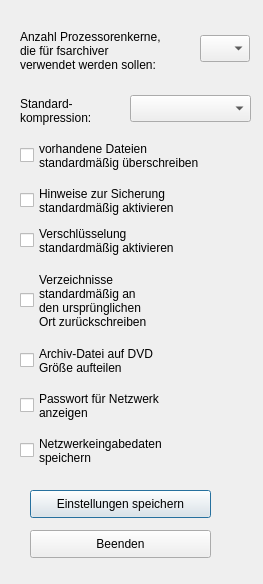
<?xml version="1.0" encoding="UTF-8"?>
<ui version="4.0">
 <class>setting_dialog</class>
 <widget class="QDialog" name="setting_dialog">
  <property name="geometry">
   <rect>
    <x>0</x>
    <y>0</y>
    <width>263</width>
    <height>584</height>
   </rect>
  </property>
  <property name="windowTitle">
   <string>Basis-Einstellungen</string>
  </property>
  <widget class="QPushButton" name="cmd_save">
   <property name="geometry">
    <rect>
     <x>30</x>
     <y>490</y>
     <width>181</width>
     <height>28</height>
    </rect>
   </property>
   <property name="text">
    <string>Einstellungen speichern</string>
   </property>
  </widget>
  <widget class="QPushButton" name="cmd_cancel">
   <property name="geometry">
    <rect>
     <x>30</x>
     <y>530</y>
     <width>181</width>
     <height>28</height>
    </rect>
   </property>
   <property name="text">
    <string>Beenden</string>
   </property>
  </widget>
  <widget class="QLabel" name="label">
   <property name="geometry">
    <rect>
     <x>20</x>
     <y>20</y>
     <width>171</width>
     <height>61</height>
    </rect>
   </property>
   <property name="text">
    <string>Anzahl Prozessorenkerne,
die für fsarchiver 
verwendet werden sollen:</string>
   </property>
  </widget>
  <widget class="QCheckBox" name="chk_file">
   <property name="geometry">
    <rect>
     <x>20</x>
     <y>140</y>
     <width>231</width>
     <height>31</height>
    </rect>
   </property>
   <property name="text">
    <string>vorhandene Dateien 
standardmäßig überschreiben</string>
   </property>
  </widget>
  <widget class="QCheckBox" name="chk_tip">
   <property name="geometry">
    <rect>
     <x>20</x>
     <y>180</y>
     <width>201</width>
     <height>41</height>
    </rect>
   </property>
   <property name="text">
    <string>Hinweise zur Sicherung
standardmäßig aktivieren</string>
   </property>
  </widget>
  <widget class="QCheckBox" name="chk_key">
   <property name="geometry">
    <rect>
     <x>20</x>
     <y>220</y>
     <width>221</width>
     <height>41</height>
    </rect>
   </property>
   <property name="text">
    <string>Verschlüsselung
standardmäßig aktivieren</string>
   </property>
  </widget>
  <widget class="QComboBox" name="cmb_Kerne">
   <property name="geometry">
    <rect>
     <x>200</x>
     <y>35</y>
     <width>50</width>
     <height>27</height>
    </rect>
   </property>
  </widget>
  <widget class="QComboBox" name="cmb_zip">
   <property name="geometry">
    <rect>
     <x>130</x>
     <y>95</y>
     <width>121</width>
     <height>27</height>
    </rect>
   </property>
  </widget>
  <widget class="QLabel" name="label_2">
   <property name="geometry">
    <rect>
     <x>20</x>
     <y>90</y>
     <width>91</width>
     <height>41</height>
    </rect>
   </property>
   <property name="text">
    <string>Standard-
kompression:</string>
   </property>
  </widget>
  <widget class="QCheckBox" name="chk_folder">
   <property name="geometry">
    <rect>
     <x>20</x>
     <y>270</y>
     <width>161</width>
     <height>61</height>
    </rect>
   </property>
   <property name="text">
    <string>Verzeichnisse 
standardmäßig an 
den ursprünglichen 
Ort zurückschreiben</string>
   </property>
  </widget>
  <widget class="QCheckBox" name="chk_split">
   <property name="geometry">
    <rect>
     <x>20</x>
     <y>340</y>
     <width>171</width>
     <height>41</height>
    </rect>
   </property>
   <property name="text">
    <string>Archiv-Datei auf DVD
Größe aufteilen</string>
   </property>
  </widget>
  <widget class="QCheckBox" name="chk_password">
   <property name="geometry">
    <rect>
     <x>20</x>
     <y>390</y>
     <width>201</width>
     <height>31</height>
    </rect>
   </property>
   <property name="text">
    <string>Passwort für Netzwerk 
anzeigen</string>
   </property>
  </widget>
  <widget class="QCheckBox" name="chk_datesave">
   <property name="geometry">
    <rect>
     <x>20</x>
     <y>430</y>
     <width>191</width>
     <height>41</height>
    </rect>
   </property>
   <property name="text">
    <string>Netzwerkeingabedaten
speichern </string>
   </property>
  </widget>
 </widget>
 <resources/>
 <connections/>
</ui>
